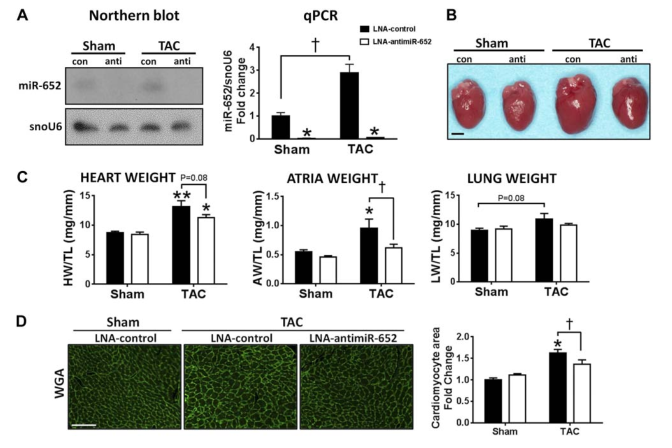
%> input picture MATLAB_Code/Images/1/1.png, 1344 x 896 px (shown at 1/2 size)
$ octave --eval "result = FigSplit('Images/1/1.png');"   (GNU Octave 9; MATLAB toolbox functions it lacks are replaced by stand-ins)
%> lines starting %> are read from the running program, lines starting %| are printed output that depends on the picture; in (x1, y1, x2, y2) boxes, pixels count from 0 and x2, y2 are one past the last pixel; in counts of white or black regions, pixels touching at a corner belong together; the program's own positions count from 1
### MATLAB_Code/white_margin_detection.m
% % % display_flag=1
function [figure_num, separationpoints]=white_margin_detection(im0, display_flag)

im0=1-im0;
[height,width]=size(im0);
white_area=(length(find(im0<=0.05)))/numel(im0);

panel_sep_area_size=min(size(im0)/32);%18/2;%15;
min_panel_size_ratio=0.1;

bw=im0>0.04;

bw = imfill(bw,'holes');
h = fspecial('gaussian', 5, 5);
% [5 lines of commented-out code are left out]
n1=round(panel_sep_area_size*white_area);
dilate_size=7;


% im3=imdilate(bw,ones(2,2));
im3=bw;


%     figure
%     imshow([im3,bw])

conn=4;
findgap90=[];
findgap0=[];
% [5 lines of commented-out code are left out]
if white_area>0.5

    %         if cc.NumObjects>300 && cc.NumObjects<600
    hist0degree=[];
    hist90degree=[];
    for i=1:width
        hist0degree(i)=max(im3(:,i));
    end
    for i=1:height
        hist90degree(i)=max(im3(i,:));
    end
    findgap0=find(hist0degree==1);
    findgap90=find(hist90degree==1);
    if length(findgap0)>2
        for i=1:length(findgap0)-1
            findgap0(i)=findgap0(i+1)-findgap0(i);
            if findgap0(i)<2
                findgap0(i)=10000;
            end
        end

        findgap0(length(findgap0))=10000;
        findgap0min=min(findgap0);
    else
        findgap0min=1;
    end

    if length(findgap90)>2
        for i=1:length(findgap90)-1
            findgap90(i)=findgap90(i+1)-findgap90(i);
            if findgap90(i)<2
                findgap90(i)=10000;
            end
        end

        findgap90(length(findgap90))=10000;
        findgap90min=min(findgap90);
    else
        findgap90min=1;
    end

    if findgap0min==10000
        findgap0min=1;
    end
    if findgap90min==10000
        findgap90min=1;
    end
    mingap=floor(max(findgap0min,findgap90min)+1);

    if mingap/findgap90min>2 || mingap/findgap0min>2
        mingap=floor(min(findgap0min,findgap90min)+1);
    end

    if mingap<5
        mingap=1;
    end

    dilate_size=mingap;
    if dilate_size>10000
        dilate_size=1;
    end
    while dilate_size>min(height,width)/50
        dilate_size= floor(dilate_size/2);
    end
    %im3=imdilate(bw,ones(dilate_size,dilate_size));
    im3=imdilate(bw,ones(20,20));
end


cc = bwconncomp(im3,conn);
rp = regionprops(cc,'BoundingBox','Centroid','Area');
%         end

noise=cat(1,rp.Area);
noisenum=sum(noise>5);

if cc.NumObjects>600

    findgap90min=max(findgap90(findgap90<100));
    if length(findgap90min)<1
        findgap90min=3;
    end
    findgap0min=max(findgap0(findgap0<100));
    if length(findgap0min)<1
        findgap0min=3;
    end

    dilate_size=min(findgap0min,findgap90min);
    while dilate_size>min(height,width)/30
        dilate_size=ceil(dilate_size/2);
    end
    im3=imdilate(bw,ones(dilate_size,dilate_size));

    cc = bwconncomp(im3,conn);
    rp = regionprops(cc,'BoundingBox','Centroid','Area');
    %         end

    noise=cat(1,rp.Area);
    noisenum=sum(noise>5);
    if cc.NumObjects>600
        rp=[];
        % [4 lines of commented-out code are left out]
    end
end


if isempty(rp)
    % a_matrix=[a_matrix,1];
    figure_num=1;
    separationpoints=[1,1,width,height];
    return; %continue;

end

max_area=max(cat(1,rp.Area));
min_panel_size_ratio=0.05;
max_panel_size_ratio_lim=0.5;
%     figure
%     imshow(im,[]);
%     hold on;


t=0;
separationpoints=[];
for j=1:cc.NumObjects
    if rp(j).BoundingBox(3)*rp(j).BoundingBox(4)>height*width/100 %&& max_area*min_panel_size_ratio  %&& rp(j).BoundingBox(3)*rp(j).BoundingBox(4)<(height*width*0.8) && rp(j).Area>min_panel_size_ratio*max_area%&& max_area>max_panel_size_ratio_lim* size(im3,1)*size(im3,2)

        t=t+1;
        separationpoints=[separationpoints;rp(j).BoundingBox];
        if display_flag==1
            %           t=t+1;
            rectangle('Position',rp(j).BoundingBox,'EdgeColor','b','LineWidth',5);
        end
        %             pause
    end
end


if size(separationpoints,1)<2
    separationpoints=[1,1,width,height];
end

figure_num=size(separationpoints,1);

### MATLAB_Code/evaluation.m
function resultpanels=evaluation(pointsforseparation,im)

pointsforseparation=floor(pointsforseparation);
if ndims(im)==3
    im=im2double(rgb2gray(im));
else
    im=im2double(im);
end

if  max(im(:))>200
    im=im/255;
end

[height, width]=size(im);
wholearea=height*width;

for i=1:size(pointsforseparation,1)

    pointsforseparation(i,1)=ceil(pointsforseparation(i,1));
    pointsforseparation(i,2)=ceil(pointsforseparation(i,2));
    pointsforseparation(i,3)=ceil(pointsforseparation(i,3));
    pointsforseparation(i,4)=ceil(pointsforseparation(i,4));

    if pointsforseparation(i,1)<=1
        pointsforseparation(i,1)=1;
    end
    if pointsforseparation(i,2)<=1
        pointsforseparation(i,2)=1;
    end
    if pointsforseparation(i,1)+pointsforseparation(i,3)>width-2
        pointsforseparation(i,3)=width-pointsforseparation(i,1)-3;
    end
    if pointsforseparation(i,3)<2
        pointsforseparation(i,3)=1;
    end
    if pointsforseparation(i,2)+pointsforseparation(i,4)>height-2
        pointsforseparation(i,4)=height-pointsforseparation(i,2)-3;
    end
    if pointsforseparation(i,4)<2
        pointsforseparation(i,4)=1;
    end


end


resultpanels=[];
%% Generate the vector for every candidate sub-panel


%% Check the overlap part
evaluationmatrix=zeros(size(pointsforseparation,1),1);
for i=1:size(pointsforseparation,1)
    if evaluationmatrix(i)==0
    findbigarea= pointsforseparation(i,3)*pointsforseparation(i,4)/wholearea;
    if findbigarea>0.8
        evaluationmatrix(i)=1;
    end
    end

end

for i=1:size(pointsforseparation,1)
    for j=1:size(pointsforseparation,1)
        if  evaluationmatrix(i)==0 && evaluationmatrix(j)==0
            if i~=j

                overlapratio= bboxOverlapRatio(pointsforseparation(i,:),pointsforseparation(j,:),'Min');

                if (pointsforseparation(i,3)*pointsforseparation(i,4))>(pointsforseparation(j,3)*pointsforseparation(j,4))
                    overlapratio=overlapratio*pointsforseparation(j,3)*pointsforseparation(j,4)/pointsforseparation(i,3)/pointsforseparation(i,4);
                end
                if overlapratio>=0.95
                    evaluationmatrix(i)=1;
                end
                if overlapratio<0.95 && overlapratio>0.1%.05
                    pointAx=min(pointsforseparation(i,1),pointsforseparation(j,1));
                    pointAy=min(pointsforseparation(i,2),pointsforseparation(j,2));
                    pointBx=max(pointsforseparation(i,1)+pointsforseparation(i,3),pointsforseparation(j,1)+pointsforseparation(j,3));
                    pointCy=max(pointsforseparation(i,2)+pointsforseparation(i,4),pointsforseparation(j,2)+pointsforseparation(j,4));
                    % Merge these two
                    evaluationmatrix(i)=1;

                    pointsforseparation(j,:)=[pointAx,pointAy,pointBx-pointAx,pointCy-pointAy];
                end
            end
        end
    end
end

%% Threshold for the sub-panels
for i=1:size(pointsforseparation,1)
    if evaluationmatrix(i)==0


        if pointsforseparation(i,1)<=1
            pointsforseparation(i,1)=1;
        end
        if pointsforseparation(i,2)<=1
            pointsforseparation(i,2)=1;
        end
        if pointsforseparation(i,1)+pointsforseparation(i,3)>width-2
            pointsforseparation(i,3)=width-pointsforseparation(i,1)-3;
        end
        if pointsforseparation(i,3)<2
            pointsforseparation(i,3)=1;
        end
        if pointsforseparation(i,2)+pointsforseparation(i,4)>height-2
            pointsforseparation(i,4)=height-pointsforseparation(i,2)-3;
        end
        if pointsforseparation(i,4)<2
            pointsforseparation(i,4)=1;
        end


        if pointsforseparation(i,3)<(width/20)

            evaluationmatrix(i)=1;
        end
        if pointsforseparation(i,4)<(height/20)

            evaluationmatrix(i)=1;
        end

        if pointsforseparation(i,3)*pointsforseparation(i,4)<width*height/100

            evaluationmatrix(i)=1;
        end

        if evaluationmatrix(i)==0
            panels=im(pointsforseparation(i,2):pointsforseparation(i,2)+pointsforseparation(i,4),pointsforseparation(i,1):pointsforseparation(i,1)+pointsforseparation(i,3));
            enscore=entropy(panels);
            darkarearatio=sum(sum(panels<0.9))/numel(panels);
            if enscore<0.6
                evaluationmatrix(i)=1;

%                 display('method to evaluate blank imaage is wrong');
            end
            if darkarearatio<0.01
                evaluationmatrix(i)=1;
            end
        end

    end
end


% to find similar panel in the image
if size(pointsforseparation,1)>0
    maxwidth=max(pointsforseparation(:,3));
    maxheight=max(pointsforseparation(:,4));
end

countarea=0;
averagedarkarea=0;
for i=1:size(pointsforseparation,1)
    if evaluationmatrix(i)==0
        countarea=pointsforseparation(i,3)*pointsforseparation(i,4)+countarea;
        resultpanels=[resultpanels;pointsforseparation(i,:)];
        panels=im(pointsforseparation(i,2):pointsforseparation(i,2)+pointsforseparation(i,4),pointsforseparation(i,1):pointsforseparation(i,1)+pointsforseparation(i,3));
        averagedarkarea=averagedarkarea+sum(sum(panels<0.9));

    end
end

if sum(sum(im<0.1))/numel(im)<0.5
if averagedarkarea<0.45*sum(sum(im<0.9))
    resultpanels=[1,1,width-1,height-1];
end
end
averagedarkarea=min(averagedarkarea/size(resultpanels,1),0.5);


pointsforseparation=resultpanels;
resultpanels=[];
if size(pointsforseparation,1)>0
    maxwidth=max(pointsforseparation(:,3));
    maxheight=max(pointsforseparation(:,4));

end

for i=1:size(pointsforseparation,1)
    if ((pointsforseparation(i,3)<maxwidth/6 ||pointsforseparation(i,4)<maxheight/6) )% && ((pointsforseparation(i,3)/pointsforseparation(i,4)>2 || pointsforseparation(i,4)/pointsforseparation(i,3)>2))
        panels=im(pointsforseparation(i,2):pointsforseparation(i,2)+pointsforseparation(i,4),pointsforseparation(i,1):pointsforseparation(i,1)+pointsforseparation(i,3));
        iswords=sum(sum(panels<0.9))/numel(panels);
        if iswords>0.6
            resultpanels=[resultpanels;pointsforseparation(i,:)];
        end
    else
        resultpanels=[resultpanels;pointsforseparation(i,:)];
    end
end


% [9 lines of commented-out code are left out]

%% Automatically complement

% To find the gap
horgap=floor(width/30);
vecgap=floor(height/30);
% [40 lines of commented-out code are left out]

numofpanel=size(resultpanels,1);
i=1;
if size(pointsforseparation,1)>0
    maxwidth=max(pointsforseparation(:,3));
    maxheight=max(pointsforseparation(:,4));
end

while i<=numofpanel
    numofpanel=size(resultpanels,1);

    if (resultpanels(i,3)>maxwidth*0.5 && resultpanels(i,4)>maxheight*0.5) || (resultpanels(i,3)>width/5 && resultpanels(i,4)>height/5)
        %Up
        if resultpanels(i,2)-vecgap-resultpanels(i,4)>0 && resultpanels(i,1)+resultpanels(i,3)<width
            panels=im(resultpanels(i,2)-vecgap-resultpanels(i,4):resultpanels(i,2)-vecgap,resultpanels(i,1):resultpanels(i,1)+resultpanels(i,3));
            work=0;

            %          entropy(panels)
            if sum(sum(panels<0.9))>=(0.8*averagedarkarea*numel(panels)) && entropy(panels)>0.5
%                 0.8*averagedarkarea
%                 sum(sum(panels<0.9))
%                 close all;
%                 imshow(panels);
%                 pause;
%                 close all;
                for j=1:numofpanel
                    overlapratio= bboxOverlapRatio([resultpanels(i,1),resultpanels(i,2)-vecgap-resultpanels(i,4),resultpanels(i,3),resultpanels(i,4)],resultpanels(j,:),'Min');
                    if overlapratio>0.01
                        work=1;
                    end
                end

                if work==0
                    resultpanels=[resultpanels;resultpanels(i,1),resultpanels(i,2)-vecgap-resultpanels(i,4),resultpanels(i,3),resultpanels(i,4)];
                end
            end
        end
        % Down
        if resultpanels(i,2)+vecgap+2*resultpanels(i,4)<height && resultpanels(i,1)+resultpanels(i,3)<width
            panels=im(resultpanels(i,2)+vecgap+resultpanels(i,4):resultpanels(i,2)+vecgap+2*resultpanels(i,4),resultpanels(i,1):resultpanels(i,1)+resultpanels(i,3));


            work=0;
            %          entropy(panels)
            if sum(sum(panels<0.9))>=(0.8*averagedarkarea*numel(panels)) && entropy(panels)>0.5
%                 0.8*averagedarkarea
%                 sum(sum(panels<0.9))
%                 close all;
%                 imshow(panels);
%                 pause;
%                 close all;
                for j=1:numofpanel
                    overlapratio= bboxOverlapRatio([resultpanels(i,1),resultpanels(i,2)+vecgap+resultpanels(i,4),resultpanels(i,3),resultpanels(i,4)],resultpanels(j,:),'Min');
                    if overlapratio>0.01
                        work=1;
                    end
                end
                if work==0
                    resultpanels=[resultpanels;resultpanels(i,1),resultpanels(i,2)+vecgap+resultpanels(i,4),resultpanels(i,3),resultpanels(i,4)];
                end
            end
        end
        % Left
        if resultpanels(i,1)-horgap-resultpanels(i,3)>1 && resultpanels(i,2)+resultpanels(i,4)<height
            panels=im(resultpanels(i,2):resultpanels(i,2)+resultpanels(i,4),resultpanels(i,1)-horgap-resultpanels(i,3):resultpanels(i,1)-horgap);


            work=0;
            %          entropy(panels)
            if sum(sum(panels<0.9))>=(0.8*averagedarkarea*numel(panels)) && entropy(panels)>0.5
%                 0.8*averagedarkarea
%                 sum(sum(panels<0.9))
%                 close all;
%                 imshow(panels);
%                 pause;
%                 close all;
                for j=1:numofpanel
                    overlapratio= bboxOverlapRatio([resultpanels(i,1)-horgap-resultpanels(i,3),resultpanels(i,2),resultpanels(i,3),resultpanels(i,4)],resultpanels(j,:),'Min');
                    if overlapratio>0.01
                        work=1;
                    end
                end
                if work==0
                    resultpanels=[resultpanels;resultpanels(i,1)-horgap-resultpanels(i,3),resultpanels(i,2),resultpanels(i,3),resultpanels(i,4)];
                end
            end
        end
        % Right
        if resultpanels(i,1)+resultpanels(i,3)+horgap+resultpanels(i,3)<width && resultpanels(i,2)+resultpanels(i,4)<height
            panels=im(resultpanels(i,2):resultpanels(i,2)+resultpanels(i,4),resultpanels(i,1)+resultpanels(i,3)+horgap:resultpanels(i,1)+resultpanels(i,3)+horgap+resultpanels(i,3));


            work=0;
            %          entropy(panels)
            if sum(sum(panels<0.9))>=(0.8*averagedarkarea*numel(panels)) && entropy(panels)>0.5
%                 0.8*averagedarkarea
%                 sum(sum(panels<0.9))
%                 close all;
%                 imshow(panels);
%                 pause;
%                 close all;
                for j=1:numofpanel
                    overlapratio= bboxOverlapRatio([resultpanels(i,1)+resultpanels(i,3)+horgap,resultpanels(i,2),resultpanels(i,3),resultpanels(i,4)],resultpanels(j,:),'Min');
                    if overlapratio>0.01
                        work=1;
                    end
                end
                if work==0
                    resultpanels=[resultpanels;resultpanels(i,1)+resultpanels(i,3)+horgap,resultpanels(i,2),resultpanels(i,3),resultpanels(i,4)];
                end
            end
        end

    end

    numofpanel=size(resultpanels,1);
    i=i+1;

end

%
%
%% At the end
% [19 lines of commented-out code are left out]

if size(resultpanels,1)<2
    resultpanels=[1,1,width,height];
end

if min(resultpanels(:,2))>height/(min(5,1+size(resultpanels,1)))
    panels=im(10:min(resultpanels(:,2))-10,min(pointsforseparation(:,1)):width-min(pointsforseparation(:,1)));

    if sum(sum(panels<0.9))>=(0.2*averagedarkarea*numel(panels))
        resultpanels=[resultpanels;10,10,width-20,min(resultpanels(:,2))-10];
    end
end

### MATLAB_Code/FigSplit.m
function pointsforseparation=FigSplit(imfilepath)
%> called with imfilepath = 'Images/1/1.png'

warning('off','all');
[pathstr,name,ext] = fileparts(imfilepath);
display_flag=0;

%%%%%%%%%%% try
     im_original=imread(imfilepath);
%> im_original is the input picture: size 896x1344x3 uint8; mean R, G, B 205.7, 207.7, 205
   height=size(im_original,1);
     width=size(im_original,2);
     scalesize=1;
     if height>1000 || width >1000
         scalesize=max((height/800), (width/800));
         im=imresize(im_original, (1/scalesize));
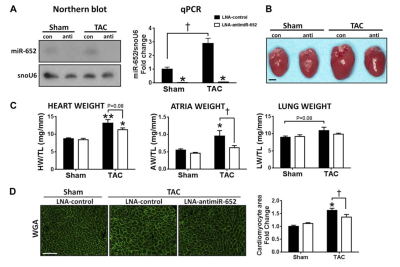
%> im: size 534x800x3 uint8 (shown at 1/2 size); mean R, G, B 205.7, 207.6, 204.9
     else
     im=im_original;
    end
        pointsforseparation=[1, 1, size(im,1), size(im,2)];

        if ndims(im)==3
            im0=im2double(rgb2gray(im));
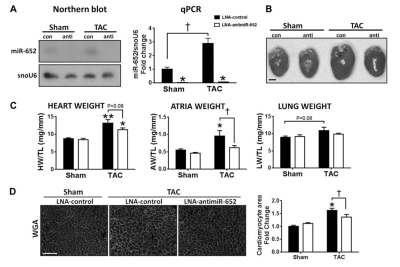
%> im0: size 534x800 double (shown at 1/2 size); min 0, max 1, mean 0.811
        else
            im0=im2double(im);
        end

        if  max(im0(:))>200
            im0=im0/255;
        end

        im0=imresize(im0,2.0);
%> im0: size 1068x1600 double
        im0=imadjust(im0);


% 1) Original CCA

        [t,pointsforseparation]=white_margin_detection(im0, display_flag);
%> in white_margin_detection, `im0=1-im0;`:
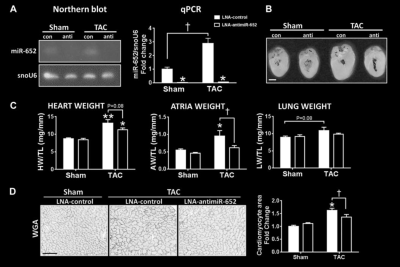
%> im0: size 1068x1600 double (shown at 1/4 size); min 0, max 1, mean 0.19
%> in white_margin_detection, `white_area=(length(find(im0<=0.05)))/numel(im0);`: white_area = 0.689
%> in white_margin_detection, `bw=im0>0.04;`:
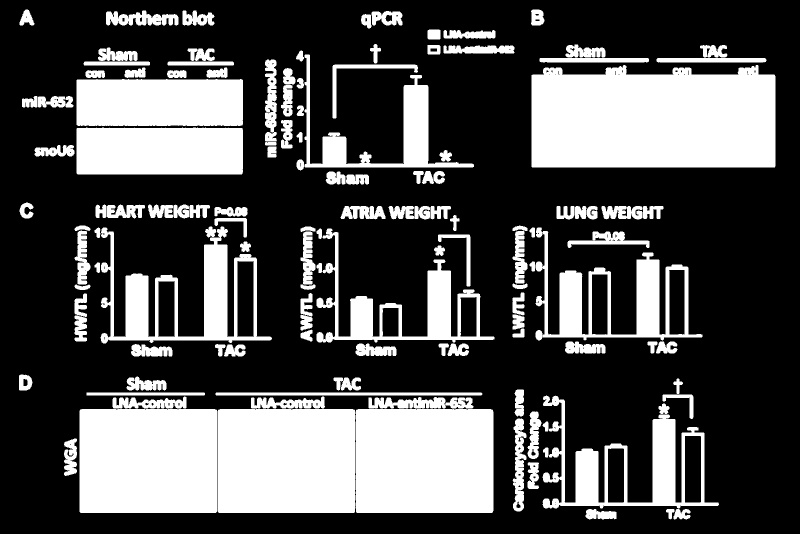
%> bw: size 1068x1600 logical (shown at 1/2 size); 31.4% white; 128 white regions, largest, box (x1, y1, x2, y2) and area: (1063, 130, 1551, 335) 92901, (711, 818, 987, 1026) 57339, (159, 818, 434, 1026) 57174
%> in white_margin_detection, `bw = imfill(bw,'holes');`:
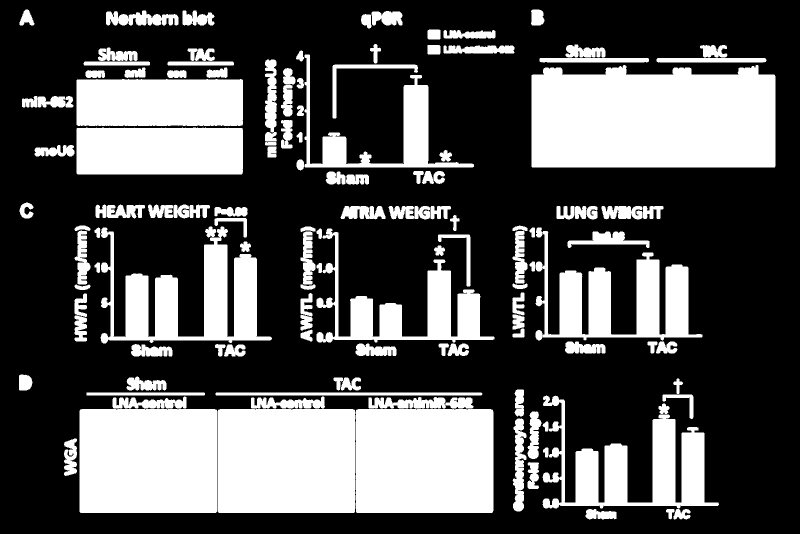
%> bw: size 1068x1600 logical (shown at 1/2 size); 33.2% white; 128 white regions, largest, box (x1, y1, x2, y2) and area: (1063, 130, 1551, 335) 92995, (711, 818, 987, 1026) 57339, (159, 818, 434, 1026) 57174
%> in white_margin_detection, `n1=round(panel_sep_area_size*white_area);`: n1 = 23
%> after the loop in white_margin_detection, `for i=1:width`: hist0degree = 1600 values, max 1 at index 39, min 0 at index 1, mean 0.946
%> after the loop in white_margin_detection, `for i=1:height`: hist90degree = 1068 values, max 1 at index 20, min 0 at index 1, mean 0.877
%> in white_margin_detection, `findgap0=find(hist0degree==1);`: findgap0 = 1513 values from 39 to 1551
%> in white_margin_detection, `findgap90=find(hist90degree==1);`: findgap90 = 937 values from 20 to 1039
%> after the loop in white_margin_detection, `for i=1:length(findgap0)-1`: findgap0 = 1513 values, max 10000 at index 1, min 1551 at index 1513, mean 9994.4
%> in white_margin_detection, `findgap0min=min(findgap0);`: findgap0min = 10000
%> after the loop in white_margin_detection, `for i=1:length(findgap90)-1`: findgap90 = 937 values, max 10000 at index 1, min 3 at index 38, mean 9947.8
%> in white_margin_detection, `findgap90min=min(findgap90);`: findgap90min = 3
%> in white_margin_detection, `mingap=floor(max(findgap0min,findgap90min)+1);`: mingap = 4
%> in white_margin_detection, `mingap=floor(min(findgap0min,findgap90min)+1);`: mingap = 2
%> in white_margin_detection, `im3=imdilate(bw,ones(20,20));`:
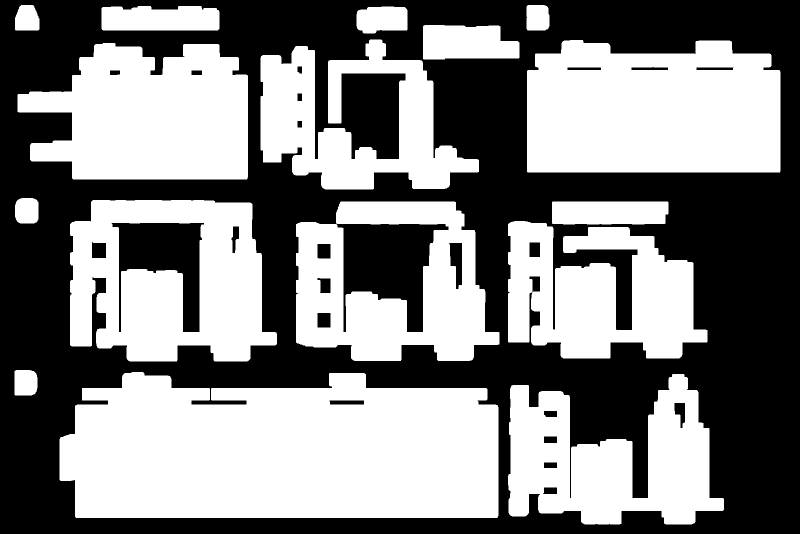
%> im3: size 1068x1600 logical (shown at 1/2 size); 51% white; 23 black regions
%> in white_margin_detection, `cc = bwconncomp(im3,conn);`: cc = 16 connected components
%> in white_margin_detection, `rp = regionprops(cc,'BoundingBox','Centroid','Area');`: rp = 16 regions; largest, box (x1, y1, x2, y2), Area and Centroid: (119, 744, 997, 1036) 224681 [566.5 905], (1054, 80, 1561, 345) 122511 [1307.1 223.8], (35, 86, 496, 359) 95844 [301.7 234.3], (140, 400, 554, 723) 90459 [340.7 568.1], (1016, 748, 1448, 1049) 77752 [1221.2 924.1]
%> (the rest of the program and of its run is left out)
